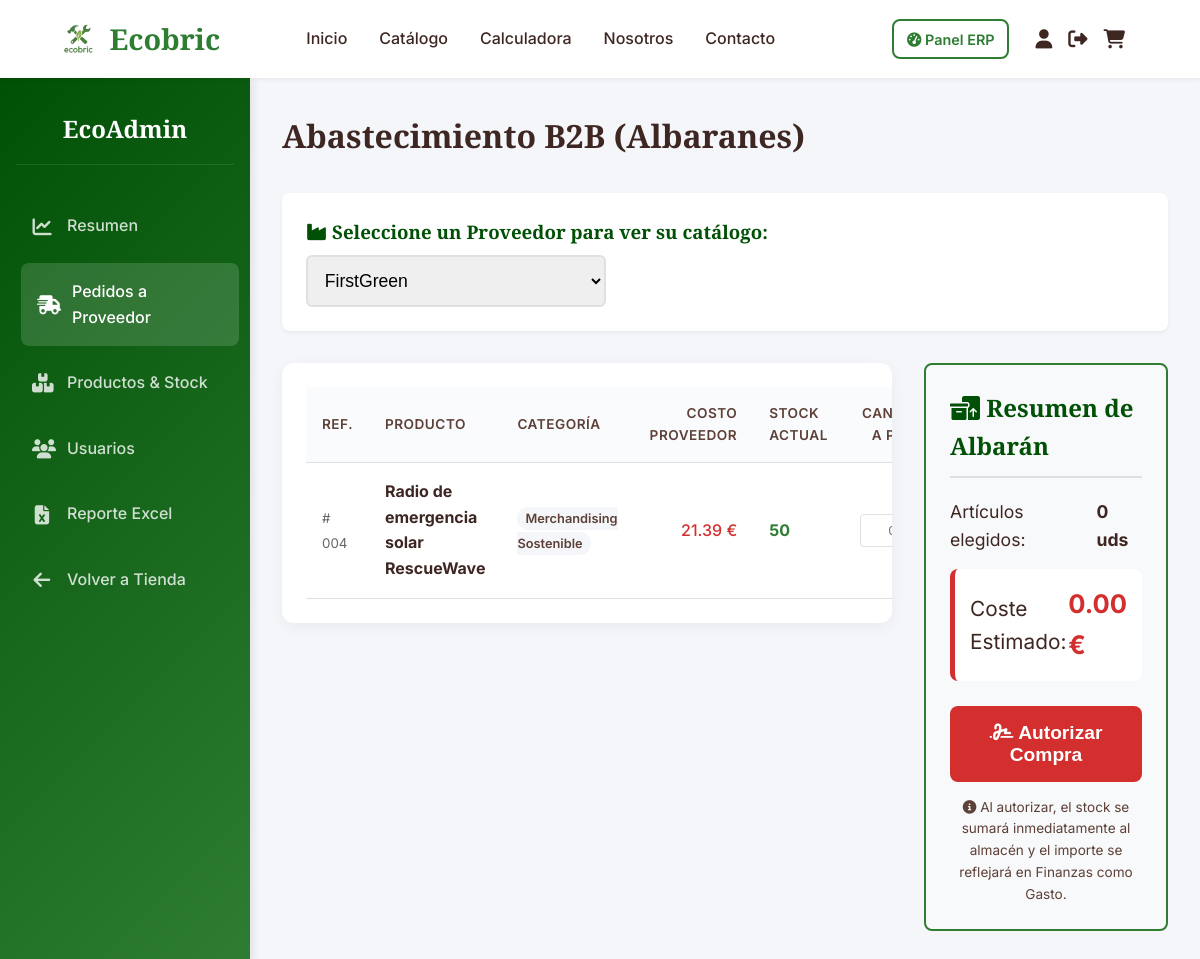
The app's page /paginas/admin_compras_proveedor.php?prov_id=2 (signed in), older data.
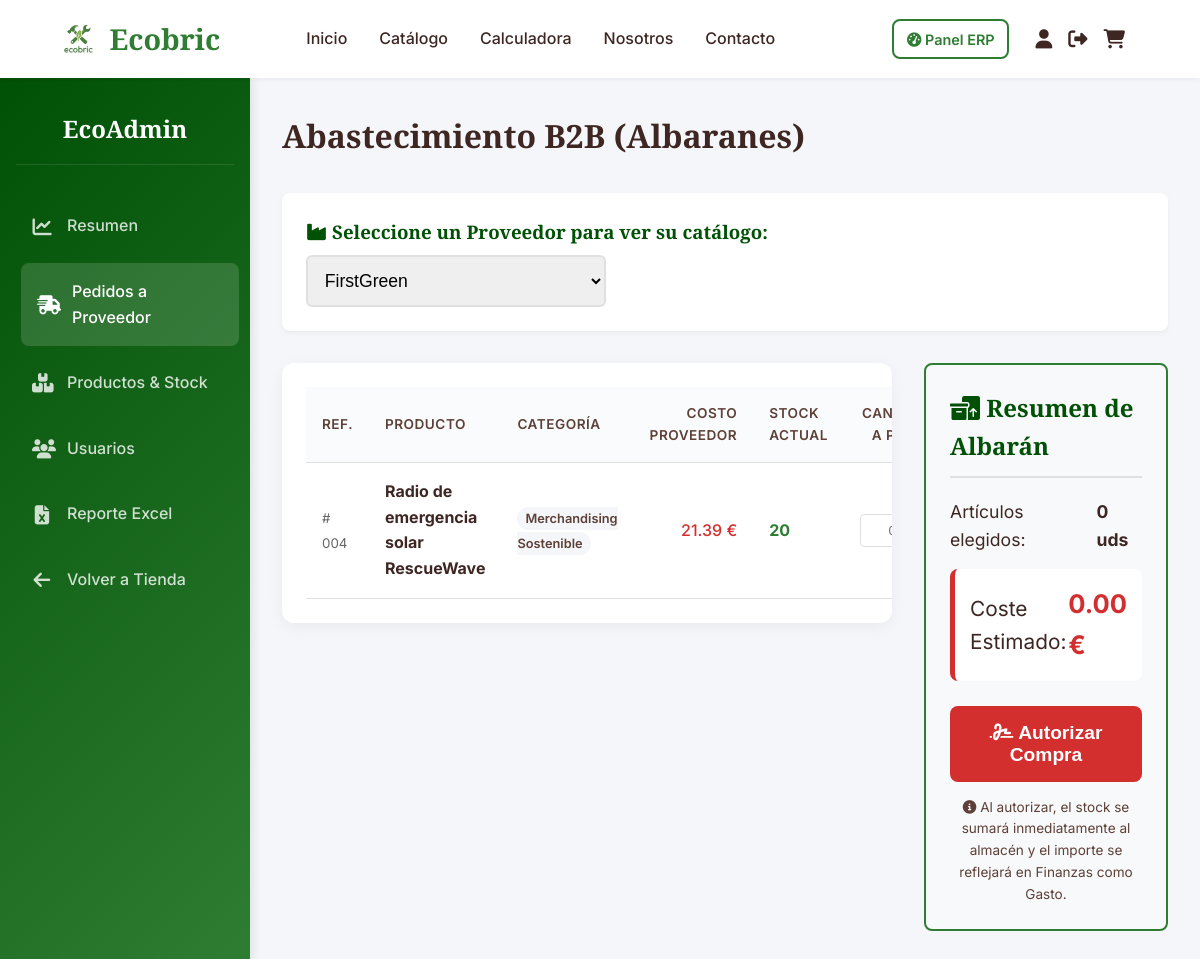
The same page, newer data.
### tables this page shows
CREATE TABLE `productos` (
  `id` int(11) NOT NULL,
  `categoria_id` int(11) NOT NULL,
  `nombre` varchar(150) NOT NULL,
  `descripcion` text DEFAULT NULL,
  `precio` decimal(10,2) NOT NULL,
  `stock` int(11) NOT NULL DEFAULT 0,
  `es_calculable_volumen` tinyint(1) DEFAULT 0,
  `rendimiento_por_m3` decimal(10,2) DEFAULT NULL COMMENT 'Rendimiento o unidades por m3, usado en la calculadora de volumen',
  `url_imagen` varchar(255) DEFAULT NULL,
  `creado_en` timestamp NOT NULL DEFAULT current_timestamp()
);

CREATE TABLE `categorias` (
  `id` int(11) NOT NULL,
  `nombre` varchar(100) NOT NULL,
  `descripcion` text DEFAULT NULL
);

CREATE TABLE `producto_proveedor` (
  `producto_id` int(11) NOT NULL,
  `proveedor_id` int(11) NOT NULL,
  `precio_suministro` decimal(10,2) NOT NULL
);

### paginas/admin_compras_proveedor.php (the view, shortened to what the changed rows need)
<?php
require_once '../config/db.php';
$stmtProv = $pdo->query("SELECT id, nombre_empresa FROM proveedores ORDER BY nombre_empresa");
$proveedores = $stmtProv->fetchAll();
$proveedor_seleccionado = isset($_GET['prov_id']) ? intval($_GET['prov_id']) : (count($proveedores) > 0 ? $proveedores[0]['id'] : 0);
$productos_proveedor = [];
if ($proveedor_seleccionado > 0) {
    $stmtProd = $pdo->prepare("SELECT p.id, p.nombre, p.stock, c.nombre as categoria, pp.precio_suministro
                               FROM productos p
                               JOIN producto_proveedor pp ON p.id = pp.producto_id
                               JOIN categorias c ON p.categoria_id = c.id
                               WHERE pp.proveedor_id = ?
                               ORDER BY c.nombre, p.nombre");
    $stmtProd->execute([$proveedor_seleccionado]);
    $productos_proveedor = $stmtProd->fetchAll();
}
?>
<!DOCTYPE html>
<html lang="es">
<head>
    <link rel="stylesheet" href="https://cdnjs.cloudflare.com/ajax/libs/font-awesome/6.4.0/css/all.min.css">
    <link rel="stylesheet" href="../css/styles.css?v=<?php echo time(); ?>">
    <link rel="stylesheet" href="../css/admin.css?v=<?php echo time(); ?>">
</head>
<body>
    <?php include '../includes/header.php'; ?>
    <div class="admin-dashboard">
        <aside class="admin-sidebar">
            <div class="admin-sidebar-header">
                <h2>EcoAdmin</h2>
            </div>
        </aside>
        <main class="admin-content">
            <div class="admin-header">
                <h1>Abastecimiento B2B (Albaranes)</h1>
            </div>
            <?php if ($proveedor_seleccionado > 0 && count($productos_proveedor) > 0): ?>
                <form method="POST" action="" id="massOrderForm">
                    <div style="display: grid; grid-template-columns: 2.5fr 1fr; gap: 2rem; align-items: start;">
                        <div class="admin-panel-section" style="margin: 0;">
                            <table class="admin-table">
                                <thead style="background: var(--primary-dark); color: white;">
                                    <tr>
                                        <th>Ref.</th>
                                        <th>Producto</th>
                                        <th>Categoría</th>
                                        <th style="text-align: right;">Costo Proveedor</th>
                                        <th>Stock Actual</th>
                                        <th style="text-align: center;">Cantidad a Pedir</th>
                                    </tr>
                                </thead>
                                <tbody>
                                    <?php foreach ($productos_proveedor as $p): ?>
                                        <tr>
                                            <td><small style="color: #666;">#
                                                    <?php echo str_pad($p['id'], 3, "0", STR_PAD_LEFT); ?>
                                                </small></td>
                                            <td><strong>
                                                    <?php echo htmlspecialchars($p['nombre']); ?>
                                                </strong></td>
                                            <td><span class="status-badge" style="background:#f4f6f9; color:var(--text-muted);">
                                                    <?php echo htmlspecialchars($p['categoria']); ?>
                                                </span></td>
                                            <td style="text-align: right; color: #d32f2f; font-weight: 500;">
                                                <?php echo number_format($p['precio_suministro'], 2); ?> €
                                            </td>
                                            <td>
                                                <?php if ($p['stock'] < 5): ?>
                                                    <span style="color:var(--danger); font-weight:bold;"><i
                                                            class="fa-solid fa-warning"></i>
                                                        <?php echo $p['stock']; ?>
                                                    </span>
                                                <?php else: ?>
                                                    <span style="color:var(--primary-color); font-weight:bold;">
                                                        <?php echo $p['stock']; ?>
                                                    </span>
                                                <?php endif; ?>
                                            </td>
                                            <td style="text-align: center;">
                                                <input type="number" name="cantidades[<?php echo $p['id']; ?>]"
                                                    id="cant_<?php echo $p['id']; ?>" class="qty-input" min="0" value=""
                                                    placeholder="0" oninput="calculateTotal()">
                                            </td>
                                        </tr>
                                    <?php endforeach; ?>
                                </tbody>
                            </table>
                        </div>
                        <div class="order-cart">
                            <h2
                                style="color: var(--primary-dark); border-bottom: 2px solid #e0e0e0; padding-bottom: 10px; margin-bottom: 20px;">
                                <i class="fa-solid fa-boxes-packing"></i> Resumen de Albarán
                            </h2>
                        </div>
                    </div>
                </form>
            <?php endif; ?>
        </main>
    </div>
</body>
</html>

Row changes from the older to the newer data that the page shows:
changed productos "Radio de emergencia solar RescueWave": stock "50" → "20"
